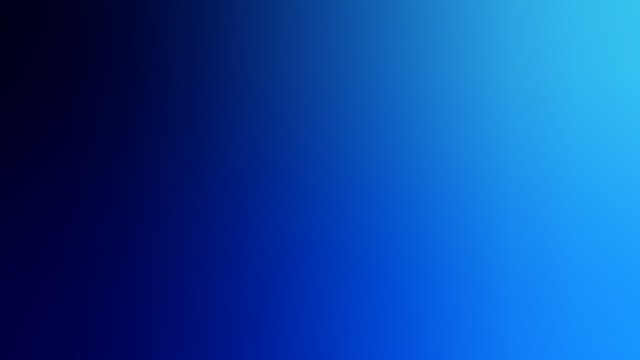
#> input picture data/gradient.jpg, 640 x 360 px
$ jupyter execute 02.1-image_transformations_and_filters-part1.ipynb
#> lines starting #> are read from the running program, lines starting #| are printed output that depends on the picture; after the words box and inside, x2 and y2 are one past the last pixel; in counts of white or black regions, pixels touching at a corner belong together
# Module 2 - Part 1: Thresholds, Morphological Operations, and Filters

## 2.1 Thresholding

In the previous module, applied a simple threshold to the motion image to convert it to a binary image. OpenCV provides a few more methods for thresholding. Those include: Simple Thresholding, Adaptive Thresholding, and Otsu's Thresholding.

### Simple Thresholding
The different Simple Thresholding Techniques are:

- **THRESH_BINARY**: If pixel intensity is greater than the set threshold, value set to 255, else set to 0 (black).
- **THRESH_BINARY_INV**: Inverted or Opposite case of THRESH_BINARY.
- **THRESH_TRUNC**: If pixel intensity value is greater than threshold, it is truncated to the threshold. The pixel values are set to be the same as the threshold. All other values remain the same.
- **THRESH_TOZERO**: Pixel intensity is set to 0, for all the pixels intensity, less than the threshold value.
- **THRESH_TOZERO_INV**: Inverted or Opposite case of THRESH_TOZERO.

Let's see how to apply these thresholding techniques. The function `cv.threshold` is used to apply the thresholding. The first argument is the source image, which should be a grayscale image. The second argument is the threshold value which is used to classify the pixel values. The third argument is the maximum value which is assigned to pixel values exceeding the threshold. The fourth argument is the type of thresholding to be used.

[cell 1]
import cv2 as cv
import numpy as np
from matplotlib import pyplot as plt

img = cv.imread('data/gradient.jpg')
#> img is the input picture: shape (360, 640, 3); mean B, G, R 156.9, 70.9, 11.5
img = cv.cvtColor(img, cv.COLOR_BGR2RGB)

# Show image
plt.imshow(img)
plt.show()

In Computer Vision, this technique of thresholding is done on grayscale images. So initially, the image has to be converted in grayscale color space.

[cell 2]
# Convert to grayscale
img = cv.cvtColor(img, cv.COLOR_RGB2GRAY)
#> img: shape (360, 640)

# Show image
plt.imshow(img, cmap='gray')
plt.show()

Let's apply some thresholds using the `cv.threshold` function and different thresholding techniques.

[cell 3]
ret, thresh1 = cv.threshold(img, 70, 255, cv.THRESH_BINARY)
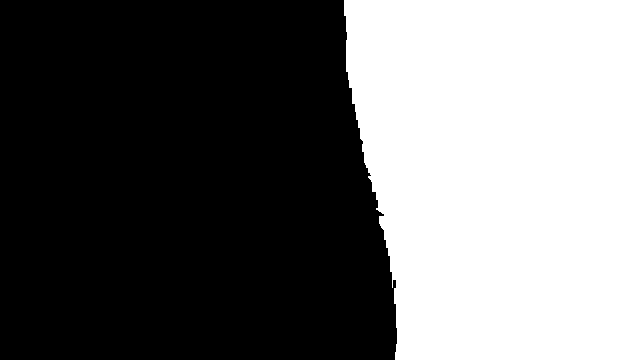
#> thresh1: shape (360, 640); 42.1% white; 1 white region, box (x1, y1, x2, y2) and area: (344, 0, 640, 360) 96917
ret, thresh2 = cv.threshold(img, 70, 255, cv.THRESH_BINARY_INV)
ret, thresh3 = cv.threshold(img, 70, 255, cv.THRESH_TRUNC)
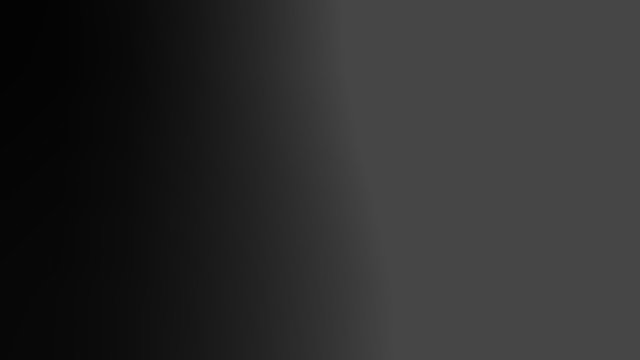
#> thresh3: shape (360, 640); min 3, max 70, mean 44.9
ret, thresh4 = cv.threshold(img, 70, 255, cv.THRESH_TOZERO)
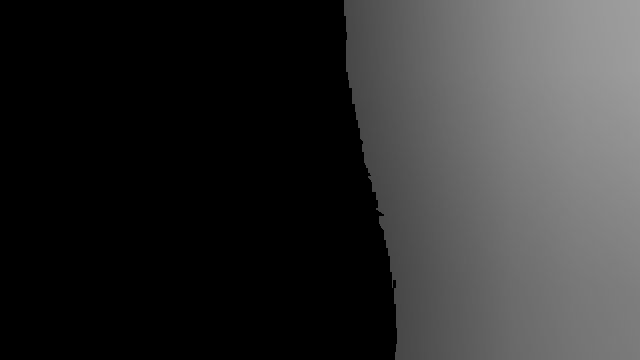
#> thresh4: shape (360, 640); min 0, max 158, mean 47.5
ret, thresh5 = cv.threshold(img, 70, 255, cv.THRESH_TOZERO_INV)
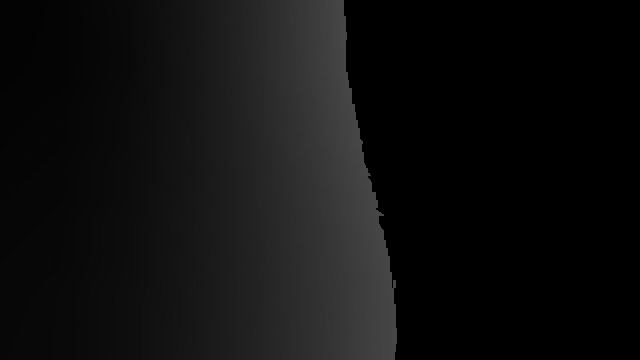
#> thresh5: shape (360, 640); min 0, max 70, mean 15.4

titles = ['Original Image','BINARY','BINARY_INV','TRUNC','TOZERO','TOZERO_INV']
images = [img, thresh1, thresh2, thresh3, thresh4, thresh5]
for i in range(6):
    plt.subplot(2, 3, i+1), plt.imshow(images[i], 'gray', vmin=0, vmax=255)
    plt.title(titles[i])
    plt.xticks([]), plt.yticks([])
plt.show()

### Adaptive Thresholding

In the previous section, we used one global value as a threshold. But this might not be good in all cases, e.g. if an image has different lighting conditions in different areas. In that case, adaptive thresholding can help. Here, the algorithm determines the threshold for a pixel based on a small region around it. So we get different thresholds for different regions of the same image which gives better results for images with varying illumination.

In addition to the parameters described above, the method `cv.adaptiveThreshold` takes three input parameters:

- adaptiveMethod: Adaptive method decides how threshold value is calculated.
    - cv.ADAPTIVE_THRESH_MEAN_C: Threshold Value = (Mean of the neighbourhood area values – constant value). In other words, it is the mean of the blockSize×blockSize neighborhood of a point minus constant.
    - cv.ADAPTIVE_THRESH_GAUSSIAN_C: Threshold Value = (Gaussian-weighted sum of the neighbourhood values – constant value). In other words, it is a weighted sum of the blockSize×blockSize neighborhood of a point minus constant.
- blockSize: Size of a pixel neighborhood that is used to calculate a threshold value.
- constant: A constant value that is subtracted from the mean or weighted sum of the neighbourhood pixels.

[cell 4]
img = cv.imread('data/sunset.jpg', 0)
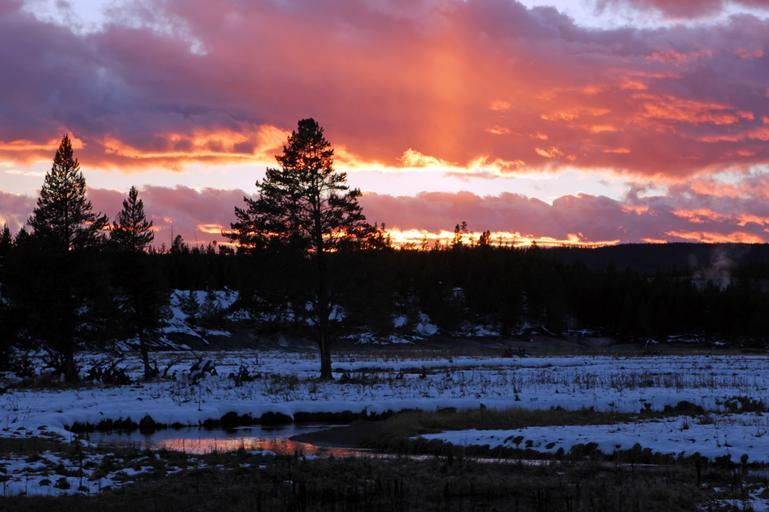
#> input picture data/sunset.jpg, 769 x 512 px
#> img: shape (512, 769); min 0, max 255, mean 80.8

ret, th1 = cv.threshold(img, 127,255, cv.THRESH_BINARY)
#> th1: shape (512, 769); 26.6% white; 311 white regions (272 under 20 px), largest, box (x1, y1, x2, y2) and area: (6, 0, 769, 251) 82422, (66, 125, 292, 253) 14034, (0, 137, 63, 239) 3843
th2 = cv.adaptiveThreshold(img, 255 , cv.ADAPTIVE_THRESH_MEAN_C, cv.THRESH_BINARY, 11, 2)
#> th2: shape (512, 769); 64.7% white; 2456 black regions (1997 under 20 px), largest, box (x1, y1, x2, y2) and area: (0, 118, 769, 272) 19548, (0, 405, 769, 512) 18164, (0, 269, 614, 401) 17262
th3 = cv.adaptiveThreshold(img, 255, cv.ADAPTIVE_THRESH_GAUSSIAN_C, cv.THRESH_BINARY, 11, 2)
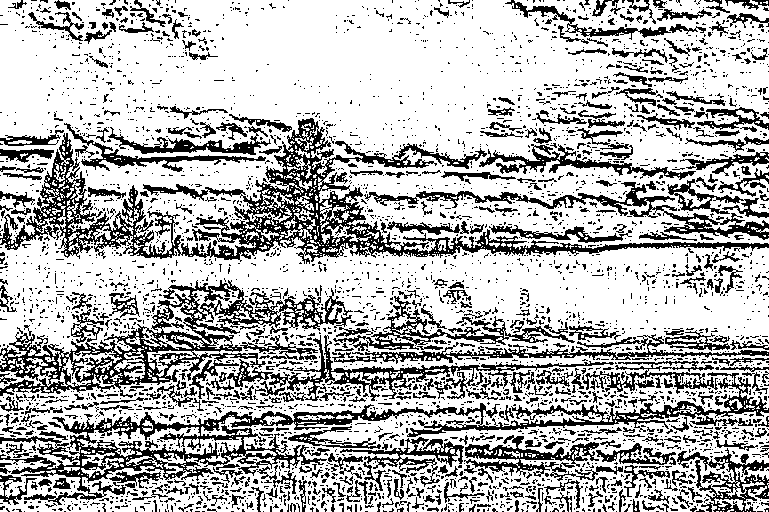
#> th3: shape (512, 769); 71.1% white; black in thin lines or dots
titles = ['Original Image', 'Global Thresholding (v = 127)',
            'Adaptive Mean Thresholding', 'Adaptive Gaussian Thresholding']
images = [img, th1, th2, th3]
plt.figure(figsize=(10,5))
for i in range(4):
    plt.subplot(2, 2, i+1), plt.imshow(images[i], 'gray')
    plt.title(titles[i])
    plt.xticks([]), plt.yticks([])
plt.show()

### Otsu's Binarization

In simple thresholding, we used an arbitrary chosen value as a threshold that we had to pick. In contrast, Otsu's method avoids having to choose a value and determines it automatically.

In Adaptive Thresholding, we use the mean of the neighbourhood area as the threshold value. In Otsu's method, we a single threshold is determined automatically for the entire image.

[cell 5]
img = cv.imread('data/sunset.jpg', 0)

# global thresholding
ret1,th1 = cv.threshold(img, 127, 255, cv.THRESH_BINARY)
# Otsu's thresholding
ret2,th2 = cv.threshold(img, 0, 255, cv.THRESH_BINARY + cv.THRESH_OTSU)
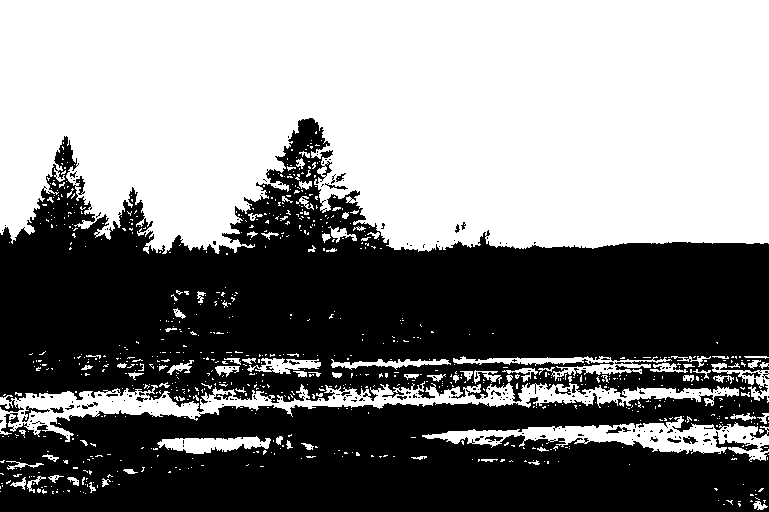
#> th2: shape (512, 769); 51.2% white; 253 black regions (226 under 20 px), largest, box (x1, y1, x2, y2) and area: (0, 118, 769, 512) 190257, (22, 406, 50, 422) 105, (606, 426, 631, 434) 73
#> ret2 = 79

print("Otsu's Threshold value: ", ret2)
#| Otsu's Threshold value:  79.0

# Show the results
plt.figure(figsize=(10,5))
titles = ['Original Image', 'Global Thresholding (v = 127)',
            'Otsu\'s Thresholding']
images = [img, th1, th2]
for i in range(3):
    plt.subplot(1, 3, i+1), plt.imshow(images[i], 'gray')
    plt.title(titles[i])
    plt.xticks([]), plt.yticks([])
plt.show()

## 2.2 Morphological Transformations

Morphological operations are used to perform various image processing tasks. For example, we can use morphological transformations to perform image dilations, erosions, opening, closing, etc. These operations are useful in removing noise from an image. They are normally applied to binary images.

### Erosion

The basic idea of erosion is just like soil erosion only, it erodes away the boundaries of foreground object. In a binary image foreground is white. Background is black. The erosion operation is performed by a structuring element called a kernel. The kernel is a matrix of odd size with all elements equal to 1. The kernel is applied to the image pixel by pixel. A pixel in the original image (either 1 or 0) will be considered 1 only if all the pixels under the kernel is 1, otherwise it is eroded (set to zero).

Let use a kernel of size 5x5 and errode the sunset image from the previous example.

[cell 6]
img = cv.imread('data/sunset.jpg', 0)

# global thresholding
ret1, binary_img = cv.threshold(img, 127, 255, cv.THRESH_BINARY)

# Apply erosion
kernel = np.ones((5,5), np.uint8)
erosion = cv.erode(binary_img, kernel, iterations=1)
#> erosion: shape (512, 769); 21.3% white; 51 white regions (27 under 20 px), largest, box (x1, y1, x2, y2) and area: (8, 0, 769, 247) 68815, (81, 127, 290, 234) 10234, (0, 141, 59, 231) 3079

# Show original binary and eroded images
plt.figure(figsize=(10,5))
titles = ['Original Binary Image', 'Eroded Image']
images = [binary_img, erosion]
for i in range(2):
    plt.subplot(1, 2, i+1), plt.imshow(images[i], 'gray')
    plt.title(titles[i])
    plt.xticks([]), plt.yticks([])
plt.show()

We notice that in the eroded image, the white pixels have been reduced.

### Dilation

Dilation is the opposite of erosion. Here, a pixel element is '1' if at least one pixel under the kernel is '1'. So it increases the white region in the image or size of foreground object increases.

[cell 7]
# Apply dilation to binary_img
dilation = cv.dilate(binary_img, kernel, iterations=1)
#> dilation: shape (512, 769); 32.9% white; 38 white regions, largest, box (x1, y1, x2, y2) and area: (0, 0, 769, 255) 123793, (663, 228, 769, 245) 1272, (165, 436, 261, 455) 1197

# Show original binary and dilated images
plt.figure(figsize=(10,5))
titles = ['Original Binary Image', 'Dilated Image']
images = [binary_img, dilation]
for i in range(2):
    plt.subplot(1, 2, i+1), plt.imshow(images[i], 'gray')
    plt.title(titles[i])
    plt.xticks([]), plt.yticks([])
plt.show()

We notice that in the dialated image, the white pixels have been increased.

### Opening and Closing

Normally, in cases like noise removal, erosion is followed by dilation. Because, erosion removes white noises, but it also shrinks our object. So we dilate it. Since noise is gone, they won't come back, but our object area increases. It is also useful in joining broken parts of an object. An erosion followed by dilation is called **opening**.

**Closing** is reverse of Opening, Dilation followed by Erosion. It is useful in closing small holes inside the foreground objects, or small black points on the object.

To apply the opening and closing operations we will use the function [`cv.morphologyEx`](https://docs.opencv.org/4.x/d4/d86/group__imgproc__filter.html#ga67493776e3ad1a3df63883829375201f).

[cell 8]
# Apply opening to binary_img
opening = cv.morphologyEx(binary_img, cv.MORPH_OPEN, kernel)
#> opening: shape (512, 769); 25% white; 36 white regions, largest, box (x1, y1, x2, y2) and area: (6, 0, 769, 249) 77728, (79, 125, 292, 242) 12701, (0, 139, 61, 233) 3687

# Apply closing to binary_img
closing = cv.morphologyEx(binary_img, cv.MORPH_CLOSE, kernel)
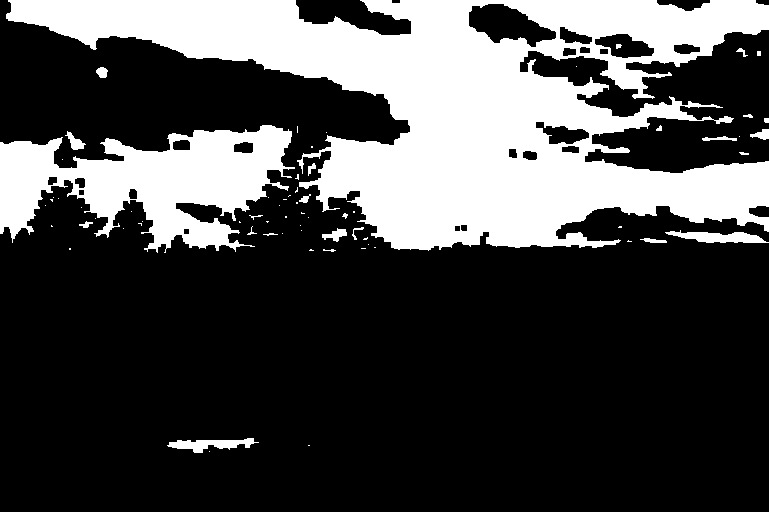
#> closing: shape (512, 769); 28.2% white; 69 white regions (43 under 20 px), largest, box (x1, y1, x2, y2) and area: (6, 0, 769, 251) 87958, (0, 125, 295, 253) 20083, (665, 230, 769, 243) 766

# Show original binary, opening, and closing images
plt.figure(figsize=(15,5))
titles = ['Original Binary Image', 'Opening', 'Closing']
images = [binary_img, opening, closing]
for i in range(3):
    plt.subplot(1, 3, i+1), plt.imshow(images[i], 'gray')
    plt.title(titles[i])
    plt.xticks([]), plt.yticks([])
plt.show()

## 2.3 Image filtering (2D Convolution)

The concept of applying a kernel to an image that we saw in the previous morphological operations can be generalized and it is know is image filtering. Applying a filter to an image is very similar to applying a filter to a signal. The filter is a matrix of weights that is applied to the image. The matrix is applied to the image pixel by pixel. The result of the matrix multiplication is the sum of the matrix elements multiplied by the pixel value. This operation is also known as **convolution**.

In the future, the words *filter* and *kernel* will be used interchangeably and they mean the same thing. The most simple type of filter (kernel) is one in which all the elements are equal to 1. Applying such a filter to an image will result in every pixel value in the filter image being replaced by the average of the pixel values covered by the filter.

As an example, let's apply this filter $ K = \frac{1}{25} \begin{bmatrix} 1 & 1 & 1 & 1 & 1 \\ 1 & 1 & 1 & 1 & 1 \\ 1 & 1 & 1 & 1 & 1 \\ 1 & 1 & 1 & 1 & 1 \\ 1 & 1 & 1 & 1 & 1 \end{bmatrix} $ to the sunset image. This is also known as a **box filter**.

Notice that the kernel is multiplied by 1/25. This is done to make the sum of the matrix elements equal to 1.

The effect of applying this filter is that the image is **smoothed** or **blurred**. The image is smoothed by averaging the pixel values covered by the filter. The larger the kernel, the more smoothing the image will get.

[cell 9]
img = cv.imread('data/sunset.jpg', 0)

# Create a kernel of 5x5
kernel = np.ones((5,5), np.float32) / 25

# Apply smoothing to the image using the kernel. -1 means that the kernel is applied to all channels of the image.
# In our case we have loaded the image as a grayscale image, so we only need to apply the kernel to the first channel.
smoothed = cv.filter2D(img, -1, kernel) #

# Let's also apply a larger kernel to compare the effect
kernel2 = np.ones((15,15), np.float32) / 225
smoothed2 = cv.filter2D(img, -1, kernel2)
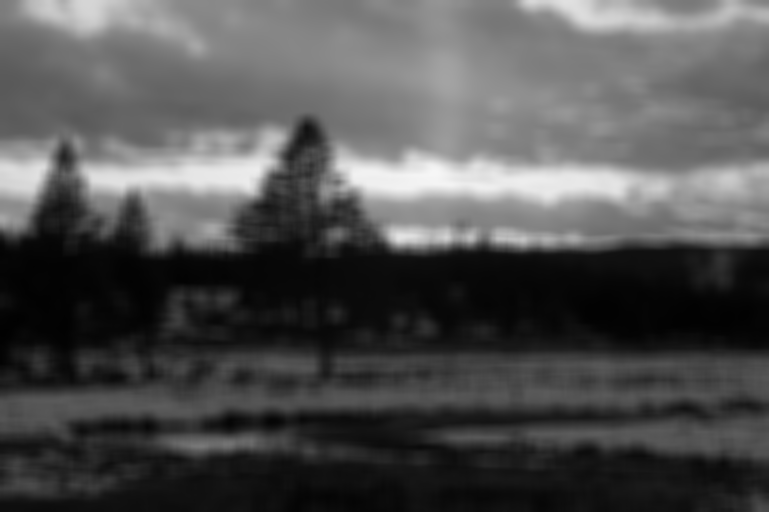
#> smoothed2: shape (512, 769); min 1, max 246, mean 80.8

# Show the results
plt.figure(figsize=(15,5))
titles = ['Original Image', 'Smoothed Image', 'Smoothed Image (Large Kernel)']
images = [img, smoothed, smoothed2]
for i in range(3):
    plt.subplot(1, 3, i+1), plt.imshow(images[i], 'gray')
    plt.title(titles[i])
    plt.xticks([]), plt.yticks([])
plt.show()

### Gaussian Blurring

In this method, instead of a box filter, a Gaussian kernel is used. The Gaussian kernel is a Gaussian distribution with a standard deviation of 1. The effect of applying a gaussian filter instead of a box filter is that pixels near the center of the image get a higher weight. This is known as **Gaussian Blurring**.

[cell 10]
gaussian = cv.GaussianBlur(img, (15,15), 0)

# Show the results
plt.figure(figsize=(15,5))
titles = ['Original Image', 'Gausian Blurred Image']
images = [img, gaussian]
for i in range(2):
    plt.subplot(1, 2, i+1), plt.imshow(images[i], 'gray')
    plt.title(titles[i])
    plt.xticks([]), plt.yticks([])
plt.show()

To better understand what a Gaussian kernel is, let's see how it looks like.

[cell 11]
# Generate a 2D Gaussian blurring filter of size (5, 5) with a sigma of 1.
kernel = cv.getGaussianKernel(5, 1)

# The kernel return by the function getGaussianKernel is a vector kernel. To convert it to a 2D matrix,
# we multiply it with its transpose.
kernel = kernel * kernel.T

# Print the kernel
np.set_printoptions(precision=2)
print(kernel)

# Visualize the kernel as a grayscale image.
plt.imshow(kernel, interpolation='nearest', cmap='gray')
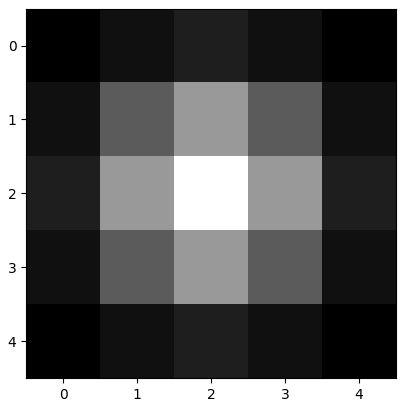
#> figure drawn by matplotlib, 1 panel
